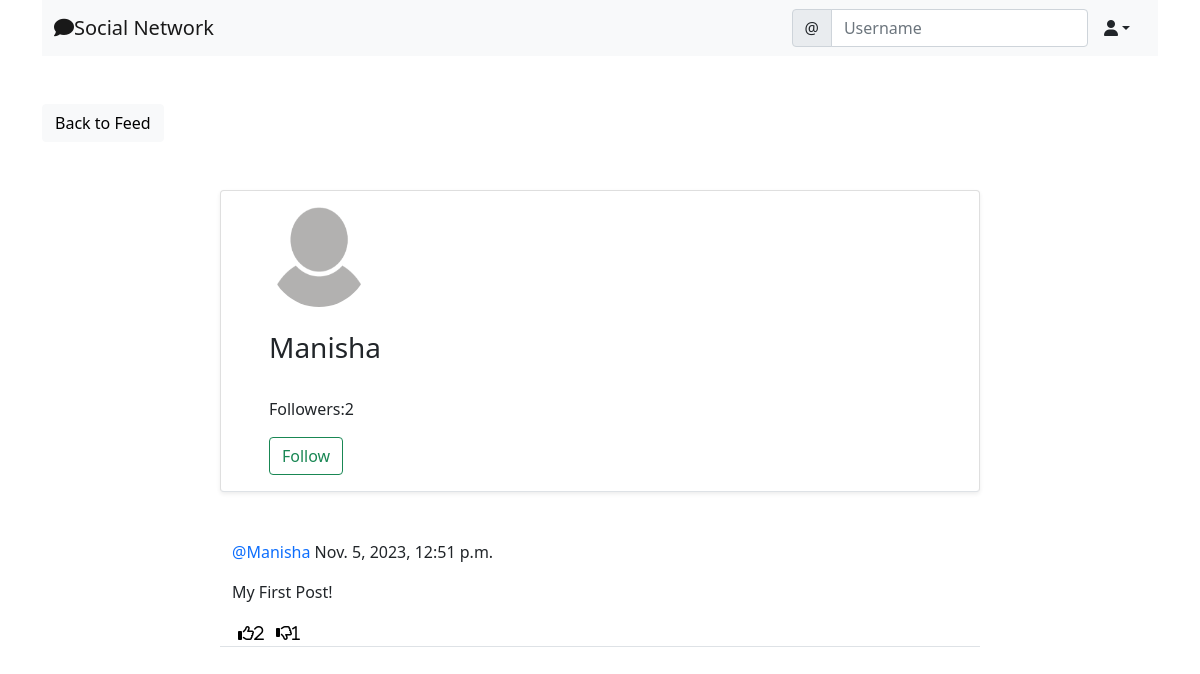
The app's page /social/profile/6/ with its own data.
### social/models.py (models this page shows, shortened)
class UserProfile(models.Model):
    user=models.OneToOneField(User,primary_key=True,verbose_name='user',related_name='profile' ,on_delete=models.CASCADE)
    name=models.CharField(max_length=30,blank=True,null=True)
    bio=models.TextField(max_length=500,blank=True,null=True)
    birth_date=models.DateField(null=True,blank=True)
    location=models.CharField(max_length=100,blank=True,null=True)
    picture=models.ImageField(upload_to='uploads/profile_pictures', default='uploads/profile_pictures/default.png', blank=True)
    followers=models.ManyToManyField(User,blank=True,related_name='followers')

class Post(models.Model):
    body= models.TextField()
    created_on=models.DateTimeField(default=timezone.now)
    author=models.ForeignKey(User,on_delete=models.CASCADE)
    likes=models.ManyToManyField(User,blank=True,related_name='likes')
    dislikes=models.ManyToManyField(User,blank=True,related_name='dislikes')

### social/views.py (the view)
# urls.py: path('profile/<int:pk>/',ProfileView.as_view(),name='profile'),
class ProfileView(View):
    def get(self,request,pk,*args,**kwargs):
        profile=UserProfile.objects.get(pk=pk)
        user=profile.user
        posts=Post.objects.filter(author=user).order_by('-created_on')
        followers=profile.followers.all()
        if len(followers)==0:
            is_following=False
        for follower in followers:
            if follower == request.user:
                is_following=True
                break
            else:
                is_following=False
        number_of_followers= len(followers)
        context={
            'user' : user,
            'profile':profile,
            'posts':posts,
            'number_of_followers':number_of_followers,
            'is_following' : is_following
        }
        return render(request, 'social/profile.html',context)

### social/templates/social/profile.html (shortened to what this page needs)
{% extends 'landing/base.html' %}
{% block content %}
<div class="container">
    <div class ="row  mt-5">
        <div class ="col-md-3 col-sm-6">
        <a href="{% url 'post-list' %}" class="btn btn-light">Back to Feed</a>
        </div>
    </div>
    <div class ="row justify-content-center mt-5 ">
        <div class ="card shadow-sm col-md-8 col-sm-12 border-bottom px-5 pt-3">
            <img src="{{profile.picture.url}}" class="rounded-circle" width="100" height="100"/>
           {% if profile.name %}
            <h3 class="py-4">{{profile.name}}
                <span>
                    {% if request.user == user %}
                    <a href="{% url 'profile-edit' profile.pk%}" style="color: #333;">
                    <i class="fas fa-edit"></i></a>
                    {% endif %}
                </span>
                {% else %}
                <h3 class="py-4">{{user.username}}
                        </h3>
                        {%endif %}
            <div class="mb-3">
                <p>Followers:{{ number_of_followers }}</p>
                {% if user == request.user %}
                {%else%}
                {% if is_following %}
                <form method="POST" action="{% url 'remove-follower' profile.pk %}">
                    {% csrf_token%}
                    <button class="btn btn-outline-danger" type="submit">Unfollow</button>
                </form>
                {% else %}
                <form method="POST" action="{% url 'add-follower' profile.pk %}">
                    <button class="btn btn-outline-success" type="submit">Follow</button>
                </form>
                {% endif %}
                {% endif %}
        </div>
    </div>
</div>
    {% for post in posts %}
    <div class ="row justify-content-center mt-5">
    <div class ="col-md-8 col-sm-12 border-bottom ">
      <p><a style="text-decoration:none" class="text-primary" href="{% url 'profile' post.author.profile.pk %}">@{{post.author}}</a><space>  </space>{{post.created_on}}</p>
      <div class="position-relative">
      <p>{{post.body}}</p>
    </div>
    <div class="d-flex flex-row">
        <form method="POST" action="{%url 'like' post.pk%}">
            <button style="background-color:transparent; border:none; box-shadow:none ;" type="submit">
            <i class="far fa-thumbs-up"><span>{{ post.likes.all.count }}</span></i>
            </button>
        </form>
        <form method="POST" action="{%url 'dislike' post.pk%}">
            <button style="background-color:transparent; border:none; box-shadow:none ;" type="submit">
            <i class="far fa-thumbs-down">{{ post.dislikes.all.count }}</i>
            </button>
        </form>
    </div>
    </div>
</div>
{% endfor %}
</div>
{% endblock content %}

### records on screen
UserProfile: picture (placeholder picture)
Post: author "Manisha", created_on "Nov. 5, 2023, 12:51 p.m.", body "My First Post!", likes.all.count "2", dislikes.all.count "1"

### other values on screen
{{ user.username }} "Manisha"
{{ number_of_followers }} "2"
